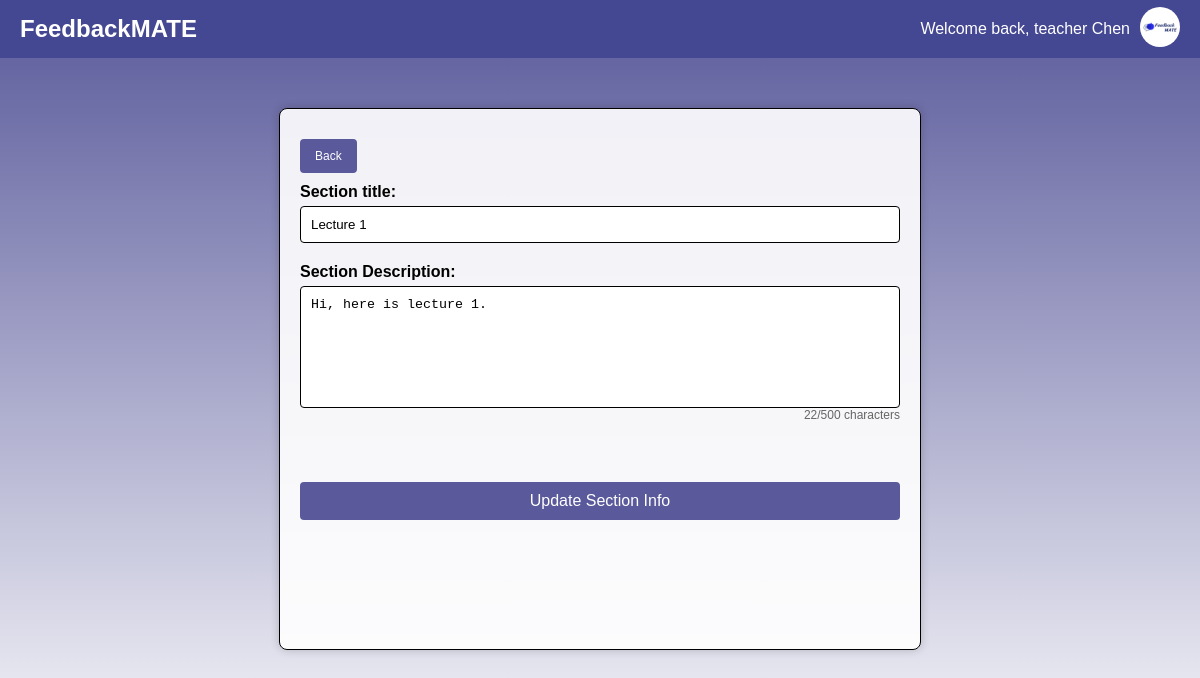
The page /teacher/channel/1/section/1/edit/ (signed in) on the database its author committed.
### main/models.py (models this page shows, shortened)
class UserInfo(models.Model):
    user = models.OneToOneField(User, on_delete=models.CASCADE)
    profile_name = models.CharField(max_length=30)
    user_image = models.ImageField(upload_to=user_image_path, default='img/user.png')

class Section(models.Model):
    channel = models.ForeignKey(Channel, on_delete=models.CASCADE)
    title = models.CharField(max_length=50)
    description = models.TextField(max_length=500, blank=True)
    total_rating = models.FloatField(default=0.0, blank=True)
    ratings_count = models.PositiveIntegerField(default=0, blank=True)
    one_star_users = models.ManyToManyField(User, related_name='one_star_sections', blank=True)
    two_star_users = models.ManyToManyField(User, related_name='two_star_sections', blank=True)
    three_star_users = models.ManyToManyField(User, related_name='three_star_sections', blank=True)
    four_star_users = models.ManyToManyField(User, related_name='four_star_sections', blank=True)
    five_star_users = models.ManyToManyField(User, related_name='five_star_sections', blank=True)
    one_star_percentage = models.FloatField(verbose_name="Percentage", default=0.0)
    two_star_percentage = models.FloatField(verbose_name="Percentage", default=0.0)
    three_star_percentage = models.FloatField(verbose_name="Percentage", default=0.0)
    four_star_percentage = models.FloatField(verbose_name="Percentage", default=0.0)
    five_star_percentage = models.FloatField(verbose_name="Percentage", default=0.0)

### main/decorators.py (the view)
    def _wrapped_view(request, *args, **kwargs):
        if request.user.groups.filter(name='teacher').exists():
            return view_func(request, *args, **kwargs)
        else:
            return redirect('student')

### main/views.py (called while the page is built, shortened)
@login_required(login_url='login')
@teacher_required
def edit_section(request, channel_id, section_id):
    channel = get_object_or_404(Channel, pk=channel_id)
    section = get_object_or_404(Section, pk=section_id, channel=channel)
    user_info = UserInfo.objects.get(user=request.user)
    return render(request, 'edit_section_info.html', {
        'section': section,
        'channel': channel,
        'username': user_info.profile_name,
        'user_image': user_info.user_image.url,
    })

### main/templates/edit_section_info.html (shortened to what this page needs)
<!DOCTYPE html>
<html lang="en" xmlns="http://www.w3.org/1999/html">
<head>
</head>
<body>
    <div class="header">
        <div class="logo">FeedbackMATE</div>
        <div class="user-info">
            <span class="welcome-text">Welcome back, {{ username }}</span>
            <div class="user-dropdown">
                <img src="{{ user_image }}" alt="User Image" width="40" height="40" style="border-radius: 50%;">
            </div>
        </div>
    </div>
    <div class="container">
        <button class="back-button" onclick="location.href='{% url 'section' channel_id=channel.id section_id=section.id %}'">Back</button>
        <div class="form-container">
            <form method="POST" action="" enctype="multipart/form-data">
                <label for="channel-name">Section title:</label>
                <input type="text" id="channel-name" name="channel-name" maxlength="70" value="{{ section.title }}"  placeholder="{{ section.title }}">
                <label for="channel-info">Section Description:</label>
                <textarea id="channel-info" name="channel-info" oninput="updateCharCount()" maxlength="500" placeholder="{{ section.description }}">{{ section.description }}</textarea>
                <div id="char-count" class="char-counter">0/500 characters</div>
                <button type="submit" class="create-button">Update Section Info</button>
            </form>
        </div>
    </div>
</body>
</html>

### main/templates/edit_section_info.html (style rules this page uses)
body { font-family: Arial, sans-serif; margin: 0; padding: 0; background: linear-gradient(to bottom, #59599B, white); min-height: 100vh; }
.header { display: flex; justify-content: space-between; align-items: center; padding: 20px; height: 18px; background-color: #444791; color: white; margin-bottom: 20px; min-width: 600px; }
.logo { font-size: 24px; font-weight: bold; }
.user-info { display: flex; align-items: center; }
.welcome-text { margin-right: 10px; }
.user-dropdown { position: relative; }
.container { width: 600px; height: 500px; margin: 50px auto; border: 1px solid black; background-color: rgba(255, 255, 255, 0.9); padding: 20px; box-shadow: 0 0 10px rgba(0,0,0,0.2); border-radius: 8px; }
.back-button { display: inline-block; background-color: #59599B; color: white; padding: 10px 15px; margin-bottom: 10px; margin-top: 10px; cursor: pointer; font-size: 12px; text-decoration: none; border-radius: 4px; border: none; transition: background-color 0.3s; }
.form-container { width: 100%; }
form { display: flex; flex-direction: column; }
label { margin-bottom: 5px; font-weight: bold; }
input[type="text"], textarea { margin-bottom: 20px; padding: 10px; border: 1px solid #000000; border-radius: 4px; }
textarea { height: 100px; resize: none; }
.create-button { margin-top: 40px; padding: 10px 15px; background-color: #59599B; color: white; border: none; border-radius: 4px; cursor: pointer; font-size: 16px; width:100%; transition: background-color 0.3s; }
.char-counter { text-align: right; font-size: 12px; margin-top: -20px; margin-bottom: 20px; color: #666; }

### rows shown on the page
UserInfo: profile_name "teacher Chen"
Section: channel-name "Lecture 1", channel-info "Hi, here is lecture 1."
